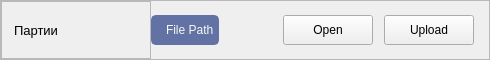
       <widget class="QFrame" name="frame_Batch">
        <property name="sizePolicy">
         <sizepolicy hsizetype="Minimum" vsizetype="Minimum">
          <horstretch>0</horstretch>
          <verstretch>0</verstretch>
         </sizepolicy>
        </property>
        <property name="minimumSize">
         <size>
          <width>0</width>
          <height>60</height>
         </size>
        </property>
        <property name="maximumSize">
         <size>
          <width>16777215</width>
          <height>60</height>
         </size>
        </property>
        <property name="frameShape">
         <enum>QFrame::StyledPanel</enum>
        </property>
        <property name="frameShadow">
         <enum>QFrame::Raised</enum>
        </property>
        <layout class="QHBoxLayout" name="horizontalLayout_15">
         <property name="spacing">
          <number>0</number>
         </property>
         <property name="leftMargin">
          <number>0</number>
         </property>
         <property name="topMargin">
          <number>0</number>
         </property>
         <property name="rightMargin">
          <number>0</number>
         </property>
         <property name="bottomMargin">
          <number>0</number>
         </property>
         <item>
          <widget class="QFrame" name="frame_9">
           <property name="minimumSize">
            <size>
             <width>150</width>
             <height>0</height>
            </size>
           </property>
           <property name="maximumSize">
            <size>
             <width>150</width>
             <height>16777215</height>
            </size>
           </property>
           <property name="styleSheet">
            <string notr="true"/>
           </property>
           <property name="frameShape">
            <enum>QFrame::StyledPanel</enum>
           </property>
           <property name="frameShadow">
            <enum>QFrame::Raised</enum>
           </property>
           <layout class="QHBoxLayout" name="horizontalLayout_13">
            <property name="leftMargin">
             <number>12</number>
            </property>
            <property name="topMargin">
             <number>0</number>
            </property>
            <property name="rightMargin">
             <number>0</number>
            </property>
            <property name="bottomMargin">
             <number>0</number>
            </property>
            <item>
             <widget class="QLabel" name="label_3">
              <property name="minimumSize">
               <size>
                <width>0</width>
                <height>0</height>
               </size>
              </property>
              <property name="maximumSize">
               <size>
                <width>16777215</width>
                <height>16777215</height>
               </size>
              </property>
              <property name="font">
               <font>
                <pointsize>10</pointsize>
               </font>
              </property>
              <property name="text">
               <string>Партии</string>
              </property>
             </widget>
            </item>
           </layout>
          </widget>
         </item>
         <item>
          <widget class="QFrame" name="frame_19">
           <property name="maximumSize">
            <size>
             <width>16777215</width>
             <height>16777215</height>
            </size>
           </property>
           <layout class="QVBoxLayout" name="verticalLayout_9">
            <property name="spacing">
             <number>6</number>
            </property>
            <property name="leftMargin">
             <number>0</number>
            </property>
            <property name="topMargin">
             <number>0</number>
            </property>
            <property name="rightMargin">
             <number>0</number>
            </property>
            <property name="bottomMargin">
             <number>0</number>
            </property>
            <item>
             <widget class="QLabel" name="label_batch_file">
              <property name="minimumSize">
               <size>
                <width>0</width>
                <height>30</height>
               </size>
              </property>
              <property name="maximumSize">
               <size>
                <width>16777215</width>
                <height>30</height>
               </size>
              </property>
              <property name="styleSheet">
               <string notr="true">background-color: #6272a4;
border-radius: 5px;
border: 2px solid #6272a4;
padding-left: 10px;
selection-color: rgb(255, 255, 255);
selection-background-color: rgb(255, 121, 198);
color: #f8f8f2;</string>
              </property>
              <property name="text">
               <string>File Path</string>
              </property>
             </widget>
            </item>
           </layout>
          </widget>
         </item>
         <item>
          <spacer name="horizontalSpacer_5">
           <property name="orientation">
            <enum>Qt::Horizontal</enum>
           </property>
           <property name="sizeType">
            <enum>QSizePolicy::Fixed</enum>
           </property>
           <property name="sizeHint" stdset="0">
            <size>
             <width>50</width>
             <height>20</height>
            </size>
           </property>
          </spacer>
         </item>
         <item>
          <widget class="QFrame" name="frame_20">
           <property name="minimumSize">
            <size>
             <width>220</width>
             <height>0</height>
            </size>
           </property>
           <property name="maximumSize">
            <size>
             <width>220</width>
             <height>16777215</height>
            </size>
           </property>
           <layout class="QHBoxLayout" name="horizontalLayout_14">
            <property name="leftMargin">
             <number>9</number>
            </property>
            <property name="topMargin">
             <number>9</number>
            </property>
            <item>
             <widget class="QPushButton" name="btn_batch_open_file">
              <property name="minimumSize">
               <size>
                <width>90</width>
                <height>30</height>
               </size>
              </property>
              <property name="maximumSize">
               <size>
                <width>90</width>
                <height>16777215</height>
               </size>
              </property>
              <property name="text">
               <string>Open</string>
              </property>
              <property name="icon">
               <iconset resource="../../static/resource.qrc">
                <normaloff>:/icon/icon/folder.svg</normaloff>:/icon/icon/folder.svg</iconset>
              </property>
             </widget>
            </item>
            <item>
             <widget class="QPushButton" name="btn_batch_upload_file">
              <property name="minimumSize">
               <size>
                <width>90</width>
                <height>30</height>
               </size>
              </property>
              <property name="maximumSize">
               <size>
                <width>90</width>
                <height>16777215</height>
               </size>
              </property>
              <property name="text">
               <string>Upload</string>
              </property>
              <property name="icon">
               <iconset resource="../../static/resource.qrc">
                <normaloff>:/icon/icon/upload.svg</normaloff>:/icon/icon/upload.svg</iconset>
              </property>
             </widget>
            </item>
           </layout>
          </widget>
         </item>
        </layout>
       </widget>
